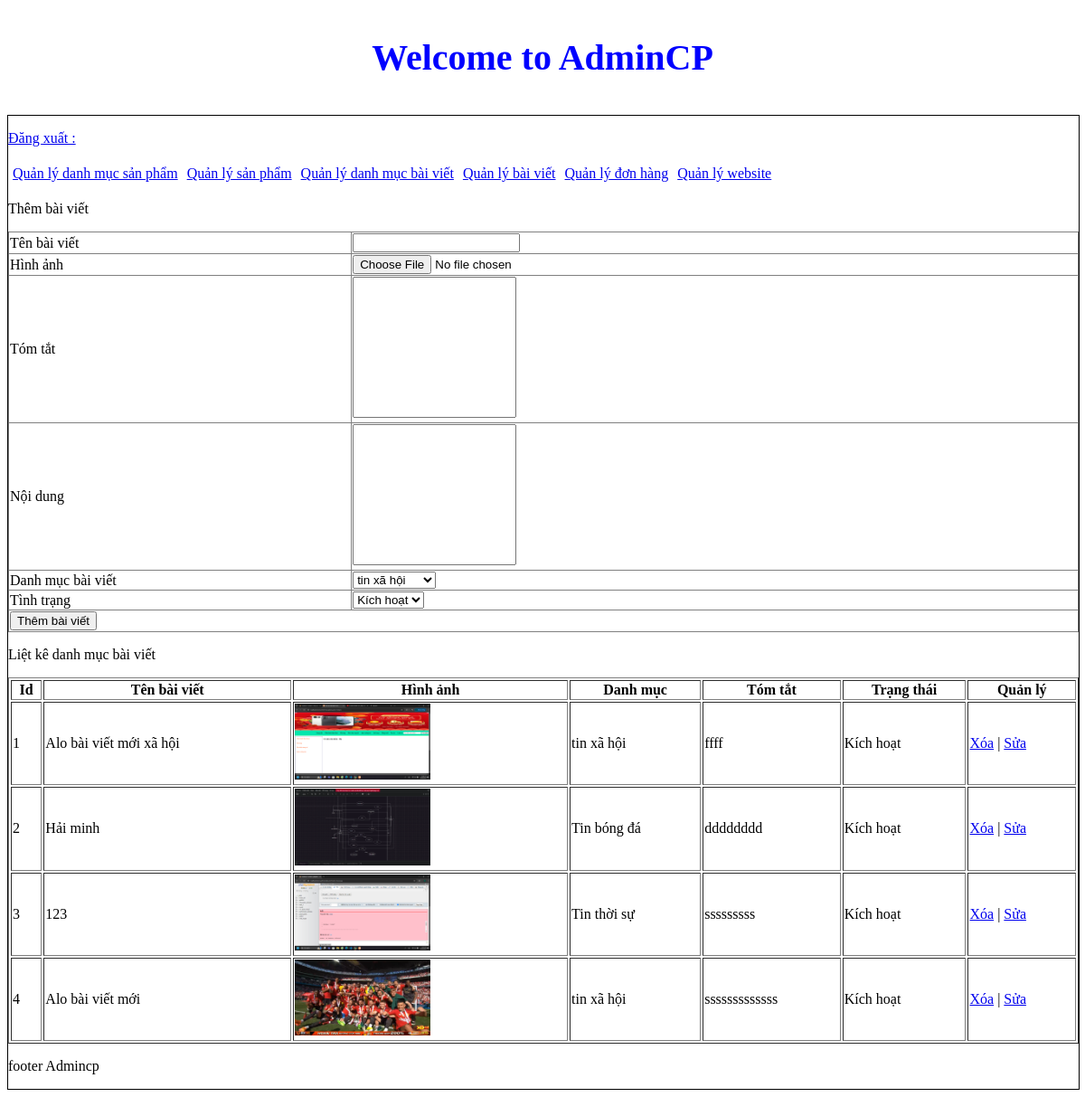
Screenshot of /admincp/index.php?action=quanlybaiviet&query=them with the database file from the repository.
### tables this page shows
CREATE TABLE `tbl_baiviet` (
  `id` int(11) NOT NULL,
  `tenbaiviet` varchar(255) NOT NULL,
  `tomtat` mediumtext NOT NULL,
  `noidung` longtext NOT NULL,
  `id_danhmuc` int(11) NOT NULL,
  `tinhtrang` int(11) NOT NULL,
  `hinhanh` varchar(255) NOT NULL
);

CREATE TABLE `tbl_danhmucbaiviet` (
  `id_baiviet` int(11) NOT NULL,
  `tendanhmuc_baiviet` varchar(255) NOT NULL,
  `thutu` int(11) NOT NULL
);

### admincp/modules/quanlybaiviet/lietke.php (the view)
<?php
     $sql_lietke_bv = "SELECT * FROM tbl_baiviet,tbl_danhmucbaiviet WHERE tbl_baiviet.id_danhmuc=tbl_danhmucbaiviet.id_baiviet ORDER BY tbl_baiviet.id DESC";
     $query_lietke_bv = mysqli_query($mysqli,$sql_lietke_bv);
?>
<p>Liệt kê danh mục bài viết</p>
<table style=  "width: 100%" border="1" style="border-collapse: collapse;">
  <tr>
    <th>Id</th>
    <th>Tên bài viết</th>
    <th>Hình ảnh</th>
    <th>Danh mục</th>
    <th>Tóm tắt</th>
    <th>Trạng thái</th>
    <th>Quản lý</th>
  </tr>
<?php
$i = 0;
while($row = mysqli_fetch_array($query_lietke_bv)){
    $i++;
?>
  <tr>
    <td><?php echo $i ?></td>
    <td><?php echo $row['tenbaiviet']  ?></td>
    <td style="width: 300px;">
    <img src="modules/quanlybaiviet/uploads/<?php echo $row['hinhanh']; ?>" width="150px">
    </td>
    <td><?php echo $row['tendanhmuc_baiviet']  ?></td>
    <td><?php echo $row['tomtat']  ?></td>
    <td><?php if($row['tinhtrang'] ==1){
      echo 'Kích hoạt';
    } else {
      echo 'Ẩn';
    }
    ?></td>
    <td>
      <a href="modules/quanlybaiviet/xuly.php?idbaiviet=<?php echo $row['id'] ?>">Xóa</a> | <a href="?action=quanlybaiviet&query=sua&idbaiviet=<?php echo $row['id'] ?>">Sửa</a>
    </td>
  </tr>
  <?php
}
  ?>
</table>

### rows the page displays
tbl_baiviet: tenbaiviet "Alo bài viết mới xã hội", hinhanh (picture), tbl_danhmucbaiviet.tendanhmuc_baiviet "tin xã hội", tomtat "ffff", tinhtrang "Kích hoạt"
tbl_baiviet: tenbaiviet "Hải minh", hinhanh (picture), tbl_danhmucbaiviet.tendanhmuc_baiviet "Tin bóng đá", tomtat "dddddddd", tinhtrang "Kích hoạt"
tbl_baiviet: tenbaiviet "123", hinhanh (picture), tbl_danhmucbaiviet.tendanhmuc_baiviet "Tin thời sự", tomtat "sssssssss", tinhtrang "Kích hoạt"
tbl_baiviet: tenbaiviet "Alo bài viết mới", hinhanh (picture), tbl_danhmucbaiviet.tendanhmuc_baiviet "tin xã hội", tomtat "sssssssssssss", tinhtrang "Kích hoạt"

### other values shown
form field danhmuc "tin xã hội"
